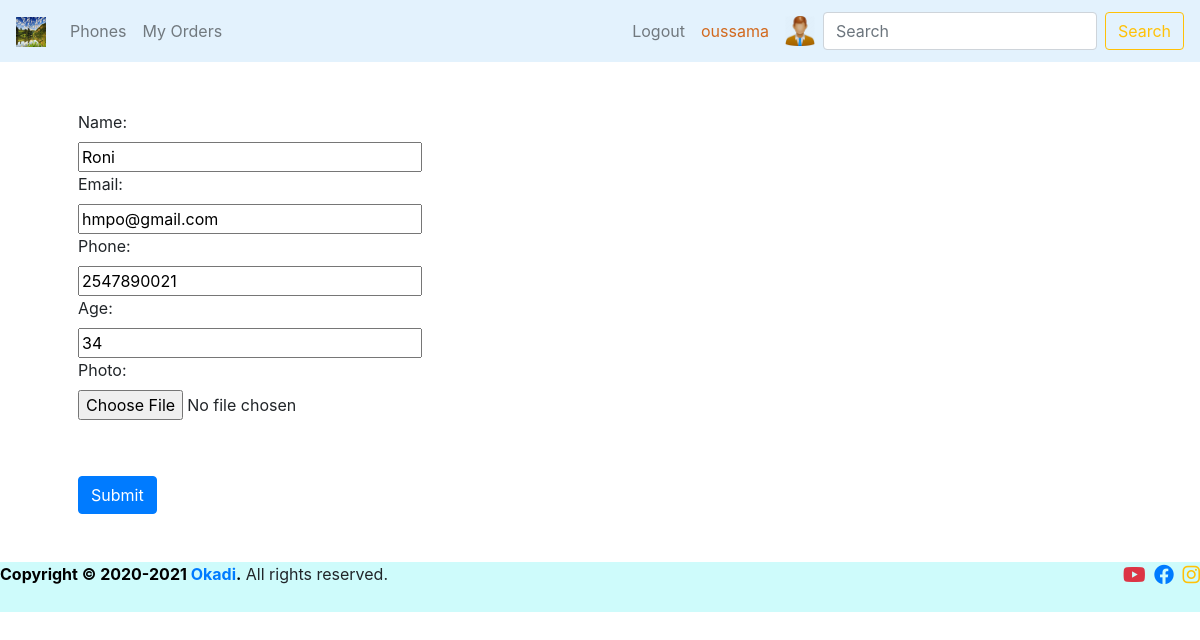
Screenshot of /update_C/2 (signed in) with the database file from the repository.
### phonestore/models.py (models this page shows, shortened)
class Customer(models.Model):
    user = models.OneToOneField(User, null=True, on_delete=models.CASCADE)
    name = models.CharField(max_length=100, null=True)
    email =models.EmailField(max_length=150, null=True)
    phone = models.CharField(max_length=100, null=True)
    age = models.CharField(max_length=100, null=True)
    date_created = models.DateTimeField(auto_now_add=True, null=True)
    photo = models.ImageField(blank=True, null=True, default='wallpaper1.jpg')

### phonestore/views.py (the view)
# urls.py: path('update_C/<slug:slug>', views.update_C, name='update_C'),
def update_C(request, slug):
     customer = Customer.objects.get(id=slug)
     form_c = CustomerForm(instance=customer)
     if request.method == 'POST':
        form_c= CustomerForm(request.POST, instance=customer)
        if form_c.is_valid():
            form_c.save()
            return redirect('/')
     context = {
         'form_c': form_c
     }
     return render(request, 'phonestore/customer_form.html', context)

### phonestore/forms.py
class CustomerForm(ModelForm):
    class Meta:
        model = Customer
        fields = "__all__"
        exclude = ['user',]

### phonestore/templates/phonestore/customer_form.html (shortened to what this page needs)
{% extends 'phonestore/main.html' %}
{% load static %}
{% block content %}
<div class="container p-5">
<form action="" method="POST"  >
<div class="form-order mb-2" >
  {{form_c}}
</div>
<div class="pt-5">
  <button type="submit" class="btn btn-primary ">Submit</button>
</div>
</form>
</div>
{% endblock %}

### phonestore/templates/phonestore/navbar.html (shortened to what this page needs)
{% load static %}
<nav class="navbar navbar-expand-lg navbar-light sticky-top" >
  <a class="navbar-brand" href="/">
    <img src="{% static 'img/wallpaper1.jpg' %}" width="30" height="30" alt="" loading="lazy">
  </a>
    <div class="collapse navbar-collapse" id="navbarSupportedContent">
      <ul class="navbar-nav mr-auto">
          <li class="nav-item">
            <a class="nav-link" href="{% url 'phones' %}">Phones</a>
          </li>
          <li class="nav-item">
            <a class="nav-link" href="{% url 'profile' %}">My Orders</a>
          </li>
      </ul>
      {% if request.user.is_authenticated %}
      <ul class="navbar-nav ">
        <li class="nav-item">
          <a class="nav-link" href="{% url 'userlogout' %}">Logout</a>
        </li>
      </ul>
      {% endif %}
      <ul class="navbar-nav ">
        <li class="nav-item">
          <a class="nav-link" style="color: chocolate;" href="{% url 'profile_info' %}">{{request.user}}
            </a>
        </li>
      </ul>
      {% if request.user.is_authenticated %}
      <ul class="navbar-nav ">
        <li class="nav-item">
          <a class="nav-link"><img src="{{request.user.customer.photo.url}}"  alt="AVATAR" width="30" height="30" alt="" loading="lazy">
          </a>
        </li>
      </ul>
          <form method="GET" action="{% url 'dashboard' %}"  class="form-inline my-2 my-lg-0">
            <input class="form-control mr-sm-2" type="search" name="search_name" placeholder="Search" aria-label="Search">
            <button class="btn btn-outline-warning my-2 my-sm-0" type="submit">Search</button>
          </form>
          {% endif %}
    </div>
  </nav>

### static/css/style.css (style rules this page uses)
.navbar { background-color: #e3f2fd; }
.form-order { display: grid; width: 10%; }

### rows the page displays
Customer: name "Roni", email "hmpo@gmail.com", phone "2547890021", age "34"

### other values shown
{{ request.user }} "oussama"
